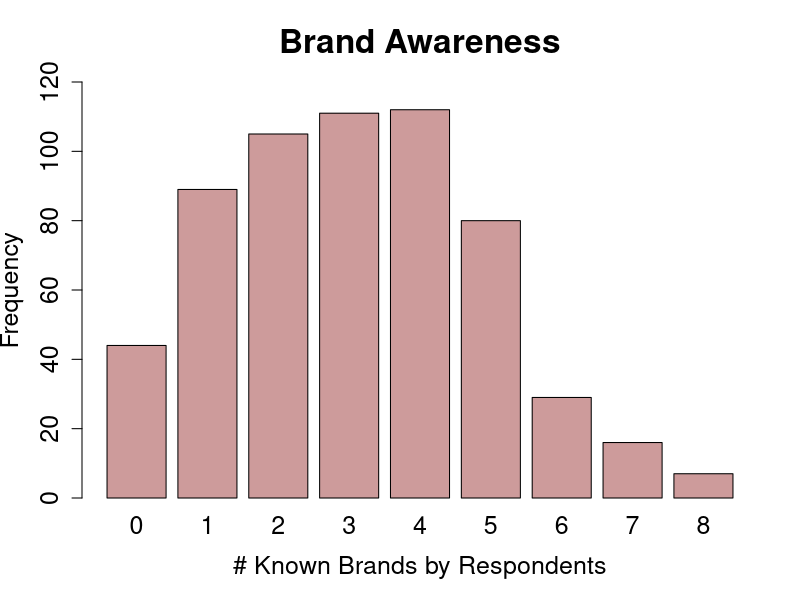
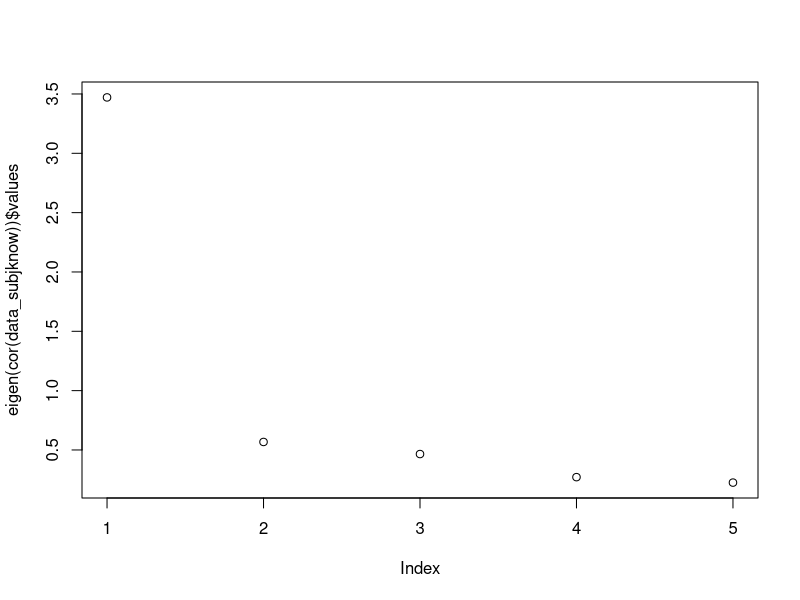
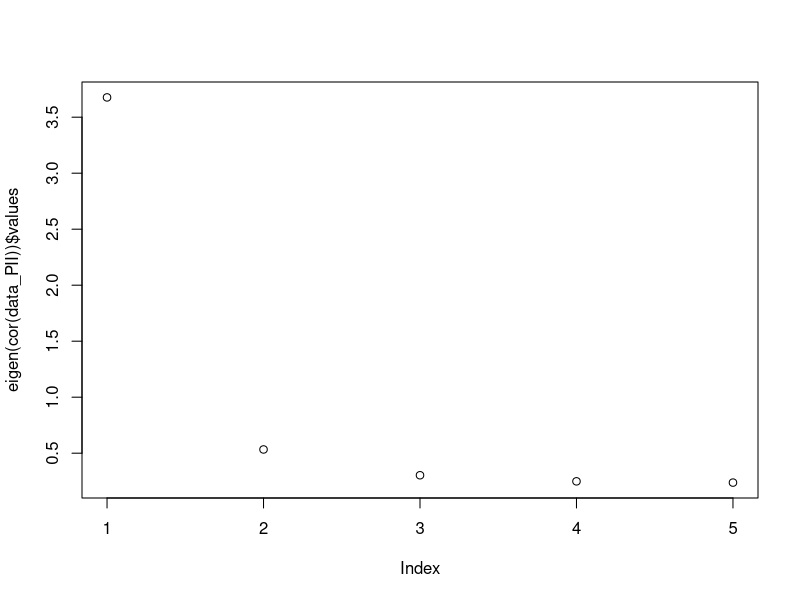
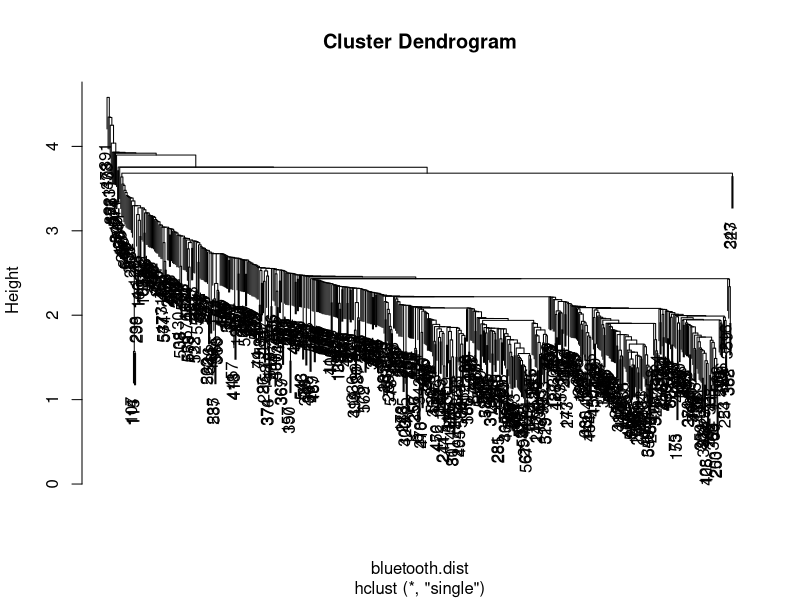
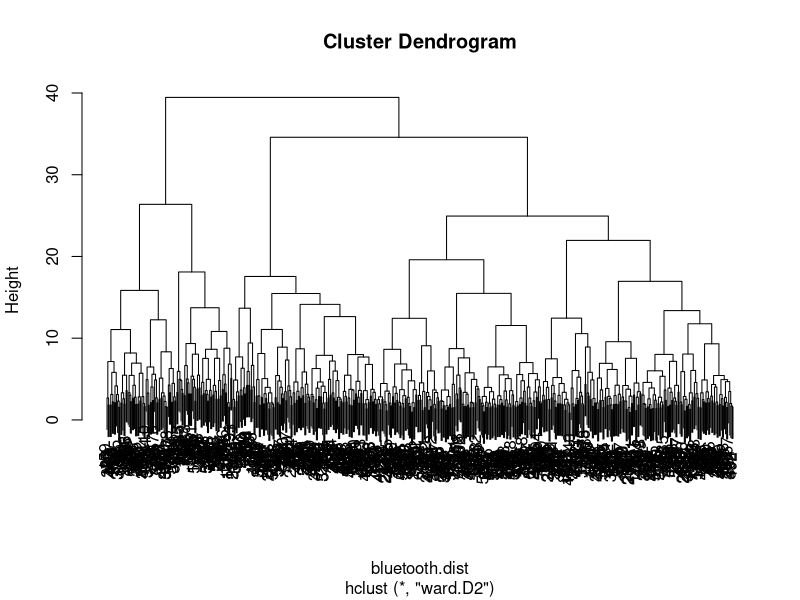
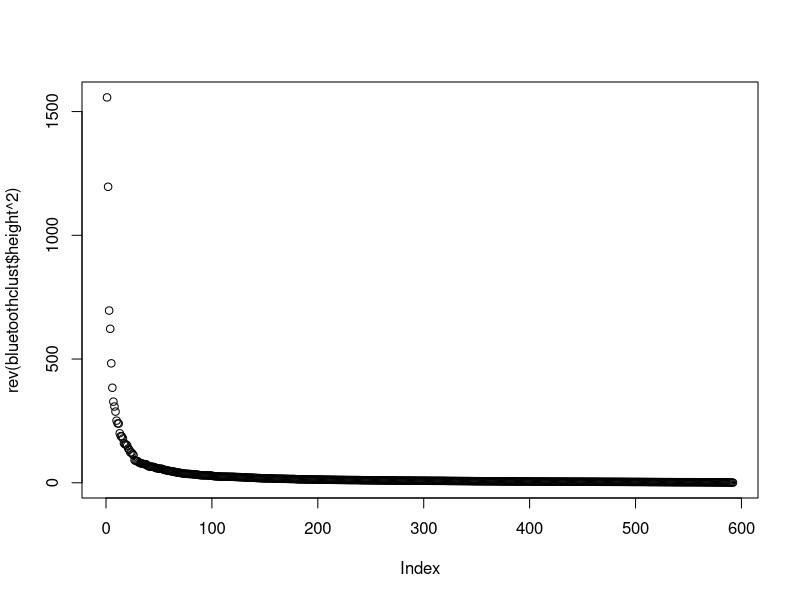
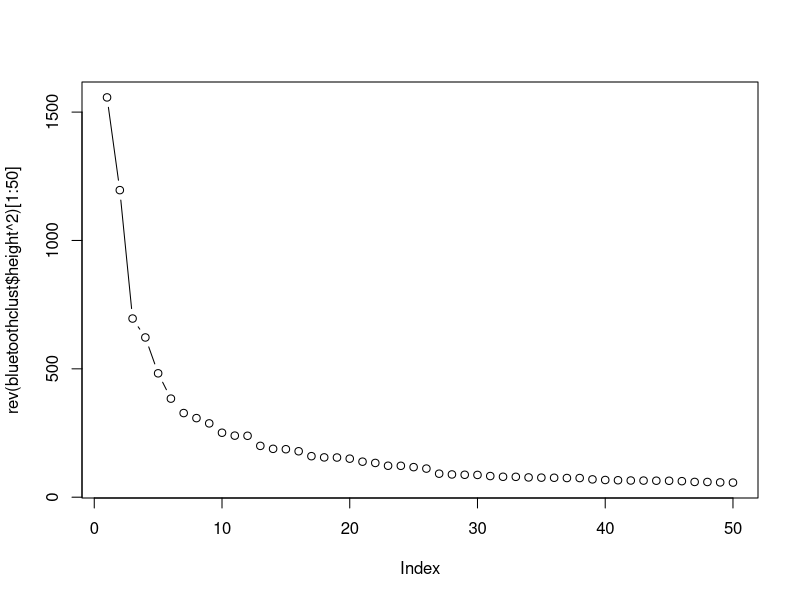
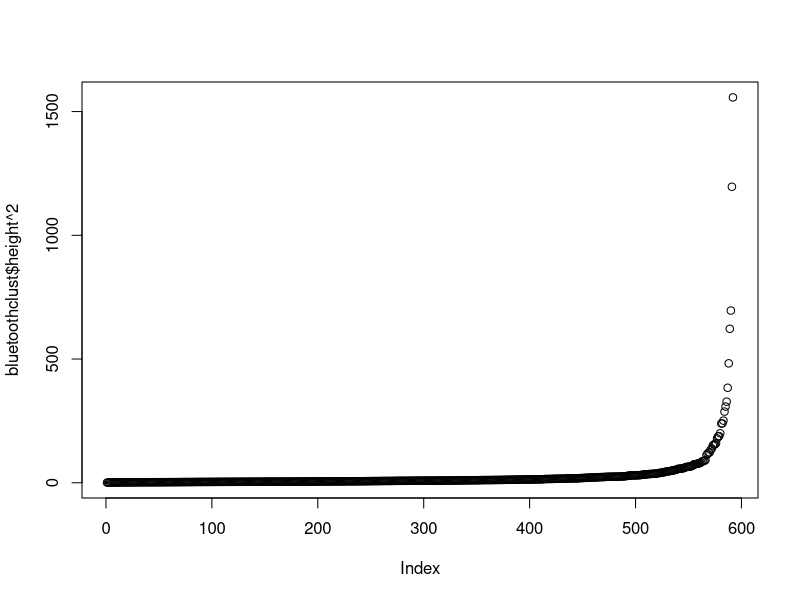

Recreate these plots in R, in order. (Note: this script raises an error after producing the figures.)
getwd()
setwd("~/Caci17/SWP3")

library(psych)
library(dplyr)

bluetooth <- read.csv("indivData.csv")

###---- Brand Awarenes ----

#bakalim kac kisi biliyormus
head <- c("Anker", "Bose", "JBL", "Philips", "Sony", "UE", "HarmanKardon", "Beats", "None", "Observations", "0", "1", "2", "3", "4", "5", "6", "7", "8", "Avr")

counts_general <- as.vector(rowSums(bluetooth[, c(4, 5, 6, 7, 8, 9, 10, 11)]))
#let's make a new column with counts general
bluetooth$brand_awareness <- as.factor(counts_general)
plot(bluetooth$brand_awareness, xlab="# Known Brands by Respondents", ylab = "Frequency", ylim=c(0,120), main = "Brand Awareness", col = "rosybrown3", cex.lab=1.5, cex.axis=1.5, cex.main=2, cex.sub=1.5, cex.names = 1.5)

general_sums <- c(sum(bluetooth$BrandAwareness_Anker), 
              sum(bluetooth$BrandAwareness_Bose),
              sum(bluetooth$BrandAwareness_JBL),
              sum(bluetooth$BrandAwareness_Philips),
              sum(bluetooth$BrandAwareness_Sony),
              sum(bluetooth$BrandAwareness_UE),
              sum(bluetooth$BrandAwareness_HarmanKardon),
              sum(bluetooth$BrandAwareness_Beats),
              sum(bluetooth$BrandAwareness_None),
              nrow(bluetooth),
              sum(counts_general == "0"),
              sum(counts_general == "1"),
              sum(counts_general == "2"),
              sum(counts_general == "3"),
              sum(counts_general == "4"),
              sum(counts_general == "5"),
              sum(counts_general == "6"),
              sum(counts_general == "7"),
              sum(counts_general == "8"),
              mean(counts_general)) #there is one person did not respond this question!

#hicbirini bilmiyorum diyen ama yine de baska markayi biliyorum diye isaretleyen olmus mu- olmamis baktim.

#cinsiyete gore ayiralim
female <- bluetooth[bluetooth$GenderLabel == "female", ]
male <- bluetooth[bluetooth$GenderLabel == "male", ]
no_gender_info <- bluetooth[bluetooth$GenderLabel == "Prefer not to answer", ]

counts_female <- as.vector(rowSums(female[, c(4, 5, 6, 7, 8, 9, 10, 11)]))
female_sums <- c(sum(female$BrandAwareness_Anker), 
                  sum(female$BrandAwareness_Bose),
                  sum(female$BrandAwareness_JBL),
                  sum(female$BrandAwareness_Philips),
                  sum(female$BrandAwareness_Sony),
                  sum(female$BrandAwareness_UE),
                  sum(female$BrandAwareness_HarmanKardon),
                  sum(female$BrandAwareness_Beats),
                  sum(female$BrandAwareness_None),
                  nrow(female),
                  sum(counts_female == "0"),
                  sum(counts_female == "1"),
                  sum(counts_female == "2"),
                  sum(counts_female == "3"),
                  sum(counts_female == "4"),
                  sum(counts_female == "5"),
                  sum(counts_female == "6"),
                  sum(counts_female == "7"),
                  sum(counts_female == "8"),
                  mean(counts_female))

counts_male <- as.vector(rowSums(male[, c(4, 5, 6, 7, 8, 9, 10, 11)]))
male_sums <- c(sum(male$BrandAwareness_Anker), 
                  sum(male$BrandAwareness_Bose),
                  sum(male$BrandAwareness_JBL),
                  sum(male$BrandAwareness_Philips),
                  sum(male$BrandAwareness_Sony),
                  sum(male$BrandAwareness_UE),
                  sum(male$BrandAwareness_HarmanKardon),
                  sum(male$BrandAwareness_Beats),
                  sum(male$BrandAwareness_None),
                  nrow(male),
                  sum(counts_male == "0"),
                  sum(counts_male == "1"),
                  sum(counts_male == "2"),
                  sum(counts_male == "3"),
                  sum(counts_male == "4"),
                  sum(counts_male == "5"),
                  sum(counts_male == "6"),
                  sum(counts_male == "7"),
                  sum(counts_male == "8"),
                  mean(counts_male))

counts_gender <- as.vector(rowSums(no_gender_info[, c(4, 5, 6, 7, 8, 9, 10, 11)]))
no_gender_sums <- c(sum(no_gender_info$BrandAwareness_Anker), 
                  sum(no_gender_info$BrandAwareness_Bose),
                  sum(no_gender_info$BrandAwareness_JBL),
                  sum(no_gender_info$BrandAwareness_Philips),
                  sum(no_gender_info$BrandAwareness_Sony),
                  sum(no_gender_info$BrandAwareness_UE),
                  sum(no_gender_info$BrandAwareness_HarmanKardon),
                  sum(no_gender_info$BrandAwareness_Beats),
                  sum(no_gender_info$BrandAwareness_None),
                  nrow(no_gender_info),
                  sum(counts_gender == "0"),
                  sum(counts_gender == "1"),
                  sum(counts_gender == "2"),
                  sum(counts_gender == "3"),
                  sum(counts_gender == "4"),
                  sum(counts_gender == "5"),
                  sum(counts_gender == "6"),
                  sum(counts_gender == "7"),
                  sum(counts_gender == "8"),
                  mean(counts_gender))
#by their occupation
employed <- bluetooth[bluetooth$OccupationLabel == "Employed",]
retired <- bluetooth[bluetooth$OccupationLabel == "Retired",]
selfemployed <- bluetooth[bluetooth$OccupationLabel == "Self-employed",]
student <- bluetooth[bluetooth$OccupationLabel == "Student",]
unemployed <- bluetooth[bluetooth$OccupationLabel == "Unemployed",]

counts_employed <- as.vector(rowSums(employed[, c(4, 5, 6, 7, 8, 9, 10, 11)]))
employed_sums <- c(sum(employed$BrandAwareness_Anker), 
                 sum(employed$BrandAwareness_Bose),
                 sum(employed$BrandAwareness_JBL),
                 sum(employed$BrandAwareness_Philips),
                 sum(employed$BrandAwareness_Sony),
                 sum(employed$BrandAwareness_UE),
                 sum(employed$BrandAwareness_HarmanKardon),
                 sum(employed$BrandAwareness_Beats),
                 sum(employed$BrandAwareness_None),
                 nrow(employed),
                 sum(counts_employed == "0"),
                 sum(counts_employed == "1"),
                 sum(counts_employed == "2"),
                 sum(counts_employed == "3"),
                 sum(counts_employed == "4"),
                 sum(counts_employed == "5"),
                 sum(counts_employed == "6"),
                 sum(counts_employed == "7"),
                 sum(counts_employed == "8"),
                 mean(counts_employed))

counts_retired <- as.vector(rowSums(retired[, c(4, 5, 6, 7, 8, 9, 10, 11)]))
retired_sums <- c(sum(retired$BrandAwareness_Anker), 
               sum(retired$BrandAwareness_Bose),
               sum(retired$BrandAwareness_JBL),
               sum(retired$BrandAwareness_Philips),
               sum(retired$BrandAwareness_Sony),
               sum(retired$BrandAwareness_UE),
               sum(retired$BrandAwareness_HarmanKardon),
               sum(retired$BrandAwareness_Beats),
               sum(retired$BrandAwareness_None),
               nrow(retired),
               sum(counts_retired == "0"),
               sum(counts_retired == "1"),
               sum(counts_retired == "2"),
               sum(counts_retired == "3"),
               sum(counts_retired == "4"),
               sum(counts_retired == "5"),
               sum(counts_retired == "6"),
               sum(counts_retired == "7"),
               sum(counts_retired == "8"),
               mean(counts_retired))

counts_selfemployed <- as.vector(rowSums(selfemployed[, c(4, 5, 6, 7, 8, 9, 10, 11)]))
selfemployed_sums <- c(sum(selfemployed$BrandAwareness_Anker), 
                    sum(selfemployed$BrandAwareness_Bose),
                    sum(selfemployed$BrandAwareness_JBL),
                    sum(selfemployed$BrandAwareness_Philips),
                    sum(selfemployed$BrandAwareness_Sony),
                    sum(selfemployed$BrandAwareness_UE),
                    sum(selfemployed$BrandAwareness_HarmanKardon),
                    sum(selfemployed$BrandAwareness_Beats),
                    sum(selfemployed$BrandAwareness_None),
                    nrow(selfemployed),
                    sum(counts_selfemployed == "0"),
                    sum(counts_selfemployed == "1"),
                    sum(counts_selfemployed == "2"),
                    sum(counts_selfemployed == "3"),
                    sum(counts_selfemployed == "4"),
                    sum(counts_selfemployed == "5"),
                    sum(counts_selfemployed == "6"),
                    sum(counts_selfemployed == "7"),
                    sum(counts_selfemployed == "8"),
                    mean(counts_selfemployed))

counts_student <- as.vector(rowSums(student[, c(4, 5, 6, 7, 8, 9, 10, 11)]))
student_sums <- c(sum(student$BrandAwareness_Anker), 
                      sum(student$BrandAwareness_Bose),
                      sum(student$BrandAwareness_JBL),
                      sum(student$BrandAwareness_Philips),
                      sum(student$BrandAwareness_Sony),
                      sum(student$BrandAwareness_UE),
                      sum(student$BrandAwareness_HarmanKardon),
                      sum(student$BrandAwareness_Beats),
                      sum(student$BrandAwareness_None),
                      nrow(student),
                      sum(counts_student == "0"),
                      sum(counts_student == "1"),
                      sum(counts_student == "2"),
                      sum(counts_student == "3"),
                      sum(counts_student == "4"),
                      sum(counts_student == "5"),
                      sum(counts_student == "6"),
                      sum(counts_student == "7"),
                      sum(counts_student == "8"),
                      mean(counts_student))

counts_unemployed <- as.vector(rowSums(unemployed[, c(4, 5, 6, 7, 8, 9, 10, 11)]))
unemployed_sums <- c(sum(unemployed$BrandAwareness_Anker), 
                       sum(unemployed$BrandAwareness_Bose),
                       sum(unemployed$BrandAwareness_JBL),
                       sum(unemployed$BrandAwareness_Philips),
                       sum(unemployed$BrandAwareness_Sony),
                       sum(unemployed$BrandAwareness_UE),
                       sum(unemployed$BrandAwareness_HarmanKardon),
                       sum(unemployed$BrandAwareness_Beats),
                       sum(unemployed$BrandAwareness_None),
                       nrow(unemployed),
                       sum(counts_unemployed == "0"),
                       sum(counts_unemployed == "1"),
                       sum(counts_unemployed == "2"),
                       sum(counts_unemployed == "3"),
                       sum(counts_unemployed == "4"),
                       sum(counts_unemployed == "5"),
                       sum(counts_unemployed == "6"),
                       sum(counts_unemployed == "7"),
                       sum(counts_unemployed == "8"),
                       mean(counts_unemployed))

#by income
levels(bluetooth$IncomeLabel)
#we have 8 levels, 1 to 7 is going in an increasing scale, while 8 is not specified 
bluetooth$Income <- as.factor(bluetooth$Income)
income1 <- bluetooth[bluetooth$Income == "1",]
income2 <- bluetooth[bluetooth$Income == "2",]
income3 <- bluetooth[bluetooth$Income == "3",]
income4 <- bluetooth[bluetooth$Income == "4",]
income5 <- bluetooth[bluetooth$Income == "5",]
income6 <- bluetooth[bluetooth$Income == "6",]
income7 <- bluetooth[bluetooth$Income == "7",]
income8 <- bluetooth[bluetooth$Income == "8",]


counts_income1 <- as.vector(rowSums(income1[, c(4, 5, 6, 7, 8, 9, 10, 11)]))
income1_sums <- c(sum(income1$BrandAwareness_Anker), 
                     sum(income1$BrandAwareness_Bose),
                     sum(income1$BrandAwareness_JBL),
                     sum(income1$BrandAwareness_Philips),
                     sum(income1$BrandAwareness_Sony),
                     sum(income1$BrandAwareness_UE),
                     sum(income1$BrandAwareness_HarmanKardon),
                     sum(income1$BrandAwareness_Beats),
                     sum(income1$BrandAwareness_None),
                     nrow(income1),
                     sum(counts_income1 == "0"),
                     sum(counts_income1 == "1"),
                     sum(counts_income1 == "2"),
                     sum(counts_income1 == "3"),
                     sum(counts_income1 == "4"),
                     sum(counts_income1 == "5"),
                     sum(counts_income1 == "6"),
                     sum(counts_income1 == "7"),
                     sum(counts_income1 == "8"),
                     mean(counts_income1))

counts_income2 <- as.vector(rowSums(income2[, c(4, 5, 6, 7, 8, 9, 10, 11)]))
income2_sums <- c(sum(income2$BrandAwareness_Anker), 
                     sum(income2$BrandAwareness_Bose),
                     sum(income2$BrandAwareness_JBL),
                     sum(income2$BrandAwareness_Philips),
                     sum(income2$BrandAwareness_Sony),
                     sum(income2$BrandAwareness_UE),
                     sum(income2$BrandAwareness_HarmanKardon),
                     sum(income2$BrandAwareness_Beats),
                     sum(income2$BrandAwareness_None),
                     nrow(income2),
                     sum(counts_income2 == "0"),
                     sum(counts_income2 == "1"),
                     sum(counts_income2 == "2"),
                     sum(counts_income2 == "3"),
                     sum(counts_income2 == "4"),
                     sum(counts_income2 == "5"),
                     sum(counts_income2 == "6"),
                     sum(counts_income2 == "7"),
                     sum(counts_income2 == "8"),
                     mean(counts_income2))


counts_income3 <- as.vector(rowSums(income3[, c(4, 5, 6, 7, 8, 9, 10, 11)]))
income3_sums <- c(sum(income3$BrandAwareness_Anker), 
                     sum(income3$BrandAwareness_Bose),
                     sum(income3$BrandAwareness_JBL),
                     sum(income3$BrandAwareness_Philips),
                     sum(income3$BrandAwareness_Sony),
                     sum(income3$BrandAwareness_UE),
                     sum(income3$BrandAwareness_HarmanKardon),
                     sum(income3$BrandAwareness_Beats),
                     sum(income3$BrandAwareness_None),
                     nrow(income3),
                     sum(counts_income3 == "0"),
                     sum(counts_income3 == "1"),
                     sum(counts_income3 == "2"),
                     sum(counts_income3 == "3"),
                     sum(counts_income3 == "4"),
                     sum(counts_income3 == "5"),
                     sum(counts_income3 == "6"),
                     sum(counts_income3 == "7"),
                     sum(counts_income3 == "8"),
                     mean(counts_income3))

counts_income4 <- as.vector(rowSums(income4[, c(4, 5, 6, 7, 8, 9, 10, 11)]))
income4_sums <- c(sum(income4$BrandAwareness_Anker), 
                     sum(income4$BrandAwareness_Bose),
                     sum(income4$BrandAwareness_JBL),
                     sum(income4$BrandAwareness_Philips),
                     sum(income4$BrandAwareness_Sony),
                     sum(income4$BrandAwareness_UE),
                     sum(income4$BrandAwareness_HarmanKardon),
                     sum(income4$BrandAwareness_Beats),
                     sum(income4$BrandAwareness_None),
                     nrow(income4),
                     sum(counts_income4 == "0"),
                     sum(counts_income4 == "1"),
                     sum(counts_income4 == "2"),
                     sum(counts_income4 == "3"),
                     sum(counts_income4 == "4"),
                     sum(counts_income4 == "5"),
                     sum(counts_income4 == "6"),
                     sum(counts_income4 == "7"),
                     sum(counts_income4 == "8"),
                     mean(counts_income4))

counts_income5 <- as.vector(rowSums(income5[, c(4, 5, 6, 7, 8, 9, 10, 11)]))
income5_sums <- c(sum(income5$BrandAwareness_Anker), 
                     sum(income5$BrandAwareness_Bose),
                     sum(income5$BrandAwareness_JBL),
                     sum(income5$BrandAwareness_Philips),
                     sum(income5$BrandAwareness_Sony),
                     sum(income5$BrandAwareness_UE),
                     sum(income5$BrandAwareness_HarmanKardon),
                     sum(income5$BrandAwareness_Beats),
                     sum(income5$BrandAwareness_None),
                     nrow(income5),
                     sum(counts_income5 == "0"),
                     sum(counts_income5 == "1"),
                     sum(counts_income5 == "2"),
                     sum(counts_income5 == "3"),
                     sum(counts_income5 == "4"),
                     sum(counts_income5 == "5"),
                     sum(counts_income5 == "6"),
                     sum(counts_income5 == "7"),
                     sum(counts_income5 == "8"),
                     mean(counts_income5))

counts_income6 <- as.vector(rowSums(income6[, c(4, 5, 6, 7, 8, 9, 10, 11)]))
income6_sums <- c(sum(income6$BrandAwareness_Anker), 
                     sum(income6$BrandAwareness_Bose),
                     sum(income6$BrandAwareness_JBL),
                     sum(income6$BrandAwareness_Philips),
                     sum(income6$BrandAwareness_Sony),
                     sum(income6$BrandAwareness_UE),
                     sum(income6$BrandAwareness_HarmanKardon),
                     sum(income6$BrandAwareness_Beats),
                     sum(income6$BrandAwareness_None),
                     nrow(income6),
                     sum(counts_income6 == "0"),
                     sum(counts_income6 == "1"),
                     sum(counts_income6 == "2"),
                     sum(counts_income6 == "3"),
                     sum(counts_income6 == "4"),
                     sum(counts_income6 == "5"),
                     sum(counts_income6 == "6"),
                     sum(counts_income6 == "7"),
                     sum(counts_income6 == "8"),
                     mean(counts_income6))

counts_income7 <- as.vector(rowSums(income7[, c(4, 5, 6, 7, 8, 9, 10, 11)]))
income7_sums <- c(sum(income7$BrandAwareness_Anker), 
                     sum(income7$BrandAwareness_Bose),
                     sum(income7$BrandAwareness_JBL),
                     sum(income7$BrandAwareness_Philips),
                     sum(income7$BrandAwareness_Sony),
                     sum(income7$BrandAwareness_UE),
                     sum(income7$BrandAwareness_HarmanKardon),
                     sum(income7$BrandAwareness_Beats),
                     sum(income7$BrandAwareness_None),
                     nrow(income7),
                     sum(counts_income7 == "0"),
                     sum(counts_income7 == "1"),
                     sum(counts_income7 == "2"),
                     sum(counts_income7 == "3"),
                     sum(counts_income7 == "4"),
                     sum(counts_income7 == "5"),
                     sum(counts_income7 == "6"),
                     sum(counts_income7 == "7"),
                     sum(counts_income7 == "8"),
                     mean(counts_income7))

counts_income8 <- as.vector(rowSums(income8[, c(4, 5, 6, 7, 8, 9, 10, 11)]))
income8_sums <- c(sum(income8$BrandAwareness_Anker), 
                     sum(income8$BrandAwareness_Bose),
                     sum(income8$BrandAwareness_JBL),
                     sum(income8$BrandAwareness_Philips),
                     sum(income8$BrandAwareness_Sony),
                     sum(income8$BrandAwareness_UE),
                     sum(income8$BrandAwareness_HarmanKardon),
                     sum(income8$BrandAwareness_Beats),
                     sum(income8$BrandAwareness_None),
                     nrow(income8),
                     sum(counts_income8 == "0"),
                     sum(counts_income8 == "1"),
                     sum(counts_income8 == "2"),
                     sum(counts_income8 == "3"),
                     sum(counts_income8 == "4"),
                     sum(counts_income8 == "5"),
                     sum(counts_income8 == "6"),
                     sum(counts_income8 == "7"),
                     sum(counts_income8 == "8"),
                     mean(counts_income8))

total_matrix <- rbind(general_sums,female_sums, male_sums, no_gender_sums ,
           employed_sums, retired_sums, selfemployed_sums, student_sums, unemployed_sums,
           income1_sums, income2_sums, income3_sums, income4_sums, income5_sums, income6_sums, income7_sums, income8_sums)
colnames(total_matrix) <- head
total_matrix

#write.csv(total_matrix, "file.csv")


### RELATIVE IMPORTANT FACTORS ANALYSIS - 0rki ORKUN

# genel data da insanlar neyi onemsemis, en fazla degerler vs....
relImportanceEveryone <- cbind(summary(bluetooth$RelImp_battery), summary(bluetooth$RelImp_price),
                       summary(bluetooth$RelImp_weight), summary(bluetooth$RelImp_sound) )
colnames(relImportanceEveryone) <- (cbind('Battery', 'Price', 'Weight', 'Sound'))

mean(x = sort(x = bluetooth$RelImp_weight)[-c(1, length(x = bluetooth$RelImp_weight))])

# sonra bu aynisini farkli yas-income-bilgi vs. gruplari icin yapilsin.

# relImportancePriceGroupedbyBrandAwareness <- bluetooth %>% group_by(BrandAwareness_Anker, BrandAwareness_Bose,
#                                                       BrandAwareness_JBL, BrandAwareness_Philips,
#                                                       BrandAwareness_Sony, BrandAwareness_UE,
#                                                       BrandAwareness_HarmanKardon, BrandAwareness_Beats,
# BrandAwareness_Beats, BrandAwareness_None) %>% summarise('Price Mean' = mean(RelImp_price))
# brand awareness a gore grouplamak cok anlamli bi sey cikarmiyo...

relImportancePrice_groupedbyAge <- bluetooth %>% group_by(Age) %>% summarise('Price Mean' = mean(RelImp_price))
relImportanceSound_groupedbyAge <- bluetooth %>% group_by(Age) %>% summarise('Sound Mean' = mean(RelImp_sound))
relImportanceBattery_groupedbyAge <- bluetooth %>% group_by(Age) %>% summarise('Battery Mean' = mean(RelImp_battery))
relImportanceWeight_groupedbyAge <- bluetooth %>% group_by(Age) %>% summarise('Weight Mean' = mean(RelImp_weight))


RelImportance_groupedbyAge<- cbind(relImportancePrice_groupedbyAge,
                                   relImportanceSound_groupedbyAge,
                                   relImportanceBattery_groupedbyAge,
                                   relImportanceWeight_groupedbyAge)
RelImportance_groupedbyAge <- RelImportance_groupedbyAge[, cbind(-3,-5,-7)]
RelImportance_groupedbyAge

write.table(RelImportance_groupedbyAge,file="RelImportance_groupedbyAge.txt", sep = '|')

relImportancePrice_groupedbyIncome <- bluetooth %>% group_by(Income) %>% summarise('Price Mean' = mean(RelImp_price))
relImportanceSound_groupedbyIncome <- bluetooth %>% group_by(Income) %>% summarise('Sound Mean' = mean(RelImp_sound))
relImportanceBattery_groupedbyIncome <- bluetooth %>% group_by(Income) %>% summarise('Battery Mean' = mean(RelImp_battery))
relImportanceWeight_groupedbyIncome <- bluetooth %>% group_by(Income) %>% summarise('Weight Mean' = mean(RelImp_weight))

RelImportance_groupedbyIncome<- cbind(relImportancePrice_groupedbyIncome,
                                      relImportanceSound_groupedbyIncome,
                                      relImportanceBattery_groupedbyIncome,
                                      relImportanceWeight_groupedbyIncome)
RelImportance_groupedbyIncome <- RelImportance_groupedbyIncome[, cbind(-3,-5,-7)]
RelImportance_groupedbyIncome

write.table(RelImportance_groupedbyIncome,file="RelImportance_groupedbyIncome.txt", sep = '|')


# TO-DO: otomatize edilebilir regex kullanilarak, kafam basmadi suan
# for (attribute in regexpr('RelImp_*', colnames(bluetooth))) {
#   hist(bluetooth$attribute, freq = FALSE)
#   lines(density(bluetooth$attribute))
# }

png("RelativeImportanceHistograms.png")

par(mfrow=c(2, 2)) # aslinda 2ye 2lik bir grafik template i aciyor

hist(bluetooth$RelImp_battery, freq = TRUE, main = 'Battery' , xlab = 'Relative Importance')

hist(bluetooth$RelImp_price, freq = TRUE, main = 'Price', xlab = 'Relative Importance')

hist(bluetooth$RelImp_weight, freq = TRUE, main = 'Weight', xlab = 'Relative Importance')

hist(bluetooth$RelImp_sound, freq = TRUE, main = 'Sound', xlab = 'Relative Importance')

mtext('Histograms of Relative Importances', outer = TRUE, cex = 1.5)

dev.off() 

# Open a png file
png("RelativeImportanceHistograms.png")

par(mfrow=c(2, 2)) # aslinda 2ye 2lik bir grafik template i aciyor

hist(bluetooth$RelImp_battery, freq = FALSE, main = 'Battery' , xlab = 'Relative Importance')
lines(density(bluetooth$RelImp_battery, adjust=2),
      col="darkgreen", lwd=2, lty= "dotted" )

hist(bluetooth$RelImp_price, freq = FALSE, main = 'Price', xlab = 'Relative Importance')
lines(density(bluetooth$RelImp_price, adjust=2),
      col="darkgreen", lwd=2, lty= "dotted" )

hist(bluetooth$RelImp_weight, freq = FALSE, main = 'Weight', xlab = 'Relative Importance')
lines(density(bluetooth$RelImp_weight, adjust=2),
      col="darkgreen", lwd=2, lty= "dotted" )

hist(bluetooth$RelImp_sound, freq = FALSE, main = 'Sound', xlab = 'Relative Importance')
lines(density(bluetooth$RelImp_sound, adjust=2),
      col="darkgreen", lwd=2, lty= "dotted" )

mtext('Distribution of Relative Importances', outer = TRUE, cex = 1.5)

# Close the png file
dev.off() 

table(bluetooth$Own)

#######              KNOWLEDGE ABOUT SPEAKERS

#1: I know pretty much
#2: not very knowledgeable
#3: expert (among the circle of friends)
#4: I know less (compared to most other people)
#5: I really don???t know
library(tidyverse)
library(dplyr)
library(plyr)
data_subjknow <- bluetooth %>% 
  select(starts_with("SubjKnow"))

####      FACTOR ANALYSIS
# Eigenvalue -- finding the optimal number of factors
eigen(cor(data_subjknow))$values
plot(eigen(cor(data_subjknow))$values) # 1 tane factor yap diyor, ilk eigenvalue: 3,47, ikinci: 0.56
fa<-fa(data_subjknow,method=mle,scores='tenBerge',
       nfactors=1, rotate ="varimax")
fa
bluetooth$fa <- fa$scores

###      IntentToBuy'a gore : 
# Cok bilenler almaya daha mi meyilli?
scores<-aggregate(fa$scores, by=list(bluetooth$IntentToBuy),mean, na.rm=TRUE)
scores

# scores: IntentToBuy = 0 icin -0.075 , IntentToBuy = 1 icin 0.150, 
# bu cok bilenler almaya daha meyilli, such finding!! 


###     Relative Importance'a gore :
# Cok bilenler neye onem veriyor?

data_relimp <- bluetooth %>%
  select(starts_with("RelImp"))

bluetooth$RelImp <- colnames(data_relimp)[apply(data_relimp,1,which.max)]

scores<-aggregate(fa$scores, by=list(bluetooth$RelImp),mean, na.rm=TRUE)
scores
scores_sorted <- scores[order(scores[, "MR1"]), , drop = FALSE]
scores_sorted

# burda en buyuk deger buyukten kucuge : sound , battery , price , weight ( 0.17 , -0.018 , -0.148 , -0.69)
# yani en cok bilenler, relative importance larini ustteki siraya gore belirlemisler.

###     Gender'a gore : 
# Cok bilenlerin cinsiyeti ne? 

scores<-aggregate(fa$scores, by=list(bluetooth$GenderLabel),mean, na.rm=TRUE)
scores
scores_sorted <- scores[order(scores[, "MR1"]), , drop = FALSE]
scores_sorted

# burda en buyuk deger buyukten kucuge : male, no answer, female ( 0.35 , -0.119, -0.44)
# yani en cok bilenlerin sirasi yukaridaki gibi.


###     Age'e gore : 
# Cok bilenlerin yasi ne? 

levels(bluetooth$AgeLabel)
# 8 level var, "1": <18 ve "8": >=50
scores<-aggregate(fa$scores, by=list(bluetooth$AgeLabel),mean, na.rm=TRUE)
scores
scores_sorted <- scores[order(scores[, "MR1"]), , drop = FALSE]
scores_sorted

# karisik biraz 25-40 arasi daha cok biliyor, bi de 18 yas alti

###     Residence'a gore : 
# Cok bilenler nerde yasiyor? 

levels(bluetooth$Residence)
# 38 level var.
scores<-aggregate(fa$scores, by=list(bluetooth$Residence),mean, na.rm=TRUE)
scores
scores_sorted <- scores[order(scores[, "MR1"]), , drop = FALSE]
scores_sorted

# en cok bilen uclu: Macedonia, Iran, Spain
# en az bilen uclu: Portugal, Serbia, Ukraine


###     Occupation'a gore : 
# Cok bilenler nerde yasiyor? 

levels(bluetooth$OccupationLabel)
# 5 level var.
scores<-aggregate(fa$scores, by=list(bluetooth$OccupationLabel),mean, na.rm=TRUE)
scores
scores_sorted <- scores[order(scores[, "MR1"]), , drop = FALSE]
scores_sorted

# Cok bilenden az bilene : student, self-employed, employed, unemployed, retired


###     Education'a gore : 
# Cok bilenler ne kadar egitimli? 

levels(bluetooth$EducationLabel)
# 5 level var.
scores<-aggregate(fa$scores, by=list(bluetooth$EducationLabel),mean, na.rm=TRUE)
scores
scores_sorted <- scores[order(scores[, "MR1"]), , drop = FALSE]
scores_sorted

# Cok bilenden az bilene : undergraduate, graduate, high school, other, less than high school


###     Income'a gore : 
# Cok bilenler ne kadar parasi var? 

levels(bluetooth$IncomeLabel)
# 8 level var.
scores<-aggregate(fa$scores, by=list(bluetooth$IncomeLabel),mean, na.rm=TRUE)
scores
scores_sorted <- scores[order(scores[, "MR1"]), , drop = FALSE]
scores_sorted

# Cok bilenden az bilene : zenginler daha cok biliyor genelde :)

table(bluetooth$Own)


####                  IS IT IMPORTANT?

#1: important
#2: mean nothing
#3: matter
#4: significant
#5: no concern

data_PII <- bluetooth %>%
  select(starts_with("PII"))

####       FACTOR ANALYSIS
# Eigenvalue -- finding the optimal number of factors
eigen(cor(data_PII))$values
plot(eigen(cor(data_PII))$values) # 1 tane factor yap diyor, ilk eigenvalue: 3,47, ikinci: 0.56
fa2<-fa(data_PII,method=mle,scores='tenBerge',
       nfactors=1, rotate ="varimax")
fa2
bluetooth$fa2 <- fa2$scores

###      IntentToBuy'a gore : 
# Cok onem verenler almaya daha mi meyilli?
scores<-aggregate(fa2$scores, by=list(bluetooth$IntentToBuy),mean, na.rm=TRUE)
scores

# scores: IntentToBuy = 0 icin -0.139 , IntentToBuy = 1 icin 0.278, 
# bu cok bilenler almaya daha meyilli.


###       Relative Importance'a gore : 
# Cok onem verenler neye onem veriyor?

scores<-aggregate(fa2$scores, by=list(bluetooth$RelImp),mean, na.rm=TRUE)
scores

# RelImp_battery : 1
# RelImp_weight : 2
# RelImp_price : 3
# RelImp_sound : 4

# burda en buyuk deger buyukten kucuge : sound , battery , price , weight ( 0.202 , -0.079 , -0.19 , -0.41)
# yani en cok onem verenler, relative importance larini ustteki siraya gore belirlemisler.

###     Gender'a gore : 
# Cok bilenlerin cinsiyeti ne? 

scores<-aggregate(fa2$scores, by=list(bluetooth$GenderLabel),mean, na.rm=TRUE)
scores
scores_sorted <- scores[order(scores[, "MR1"]), , drop = FALSE]
scores_sorted

# burda en buyuk deger buyukten kucuge : male, no answer, female ( 0.35 , -0.119, -0.44)
# yani en cok bilenlerin sirasi yukaridaki gibi.


###     Age'e gore : 
# Cok onem verenlerin yasi ne? 

levels(bluetooth$AgeLabel)
# 8 level var, "1": <18 ve "8": >=50
scores<-aggregate(fa2$scores, by=list(bluetooth$AgeLabel),mean, na.rm=TRUE)
scores
scores_sorted <- scores[order(scores[, "MR1"]), , drop = FALSE]
scores_sorted

# onem verenler 18 yas alti ve 18-29, 
# cok bilenlerle karsilastirinca biraz komik, cok bilenler 25-40 arasi genelde :) 



###     Residence'a gore : 
# Cok onem verenler nerde yasiyor? 

levels(bluetooth$Residence)
# 38 level var.
scores<-aggregate(fa2$scores, by=list(bluetooth$Residence),mean, na.rm=TRUE)
scores
scores_sorted <- scores[order(scores[, "MR1"]), , drop = FALSE]
scores_sorted

# en cok onem veren uclu: Macedonia, Brazil, Spain
# en az onem veren uclu: Syria, Benin, China


###     Occupation'a gore : 
# Cok onem verenler nap??yor? :)

levels(bluetooth$OccupationLabel)
# 5 level var.
scores<-aggregate(fa2$scores, by=list(bluetooth$OccupationLabel),mean, na.rm=TRUE)
scores
scores_sorted <- scores[order(scores[, "MR1"]), , drop = FALSE]
scores_sorted

# Cok bilenden az bilene : student, self-employed, employed, unemployed, retired


###     Education'a gore : 
# Cok onem verenler ne kadar egitimli? 

levels(bluetooth$EducationLabel)
# 5 level var.
scores<-aggregate(fa2$scores, by=list(bluetooth$EducationLabel),mean, na.rm=TRUE)
scores
scores_sorted <- scores[order(scores[, "MR1"]), , drop = FALSE]
scores_sorted

# Cok bilenden az bilene : other, undergraduate, high school, graduate, less than high school


###     Income'a gore : 
# Cok onem verenlerin ne kadar parasi var? 

levels(bluetooth$IncomeLabel)
# 8 level var.
scores<-aggregate(fa2$scores, by=list(bluetooth$IncomeLabel),mean, na.rm=TRUE)
scores
scores_sorted <- scores[order(scores[, "MR1"]), , drop = FALSE]
scores_sorted

# Cok onem verenden az verene : karisik biraz, middle income? :)


#### CLUSTERING


# Cluster Persons from bluetooth speaker questionaire
table(bluetooth$Own)
library(stringr)

bluetooth <- bluetooth[,!str_detect(colnames(bluetooth), "Label")]
bluetooth$RelImp <- NULL
bluetooth$id <- NULL
bluetooth$Residence <- NULL

bluetooth$Income <- as.numeric(bluetooth$Income)
bluetooth$Income[bluetooth$Income == 8] <- median(bluetooth$Income[bluetooth$Income != 8])
bluetooth$brand_awareness <- as.numeric(bluetooth$brand_awareness)                    
                                           
colnames(bluetooth[,-(2:20)])
str(bluetooth[,-(2:20)])
bluetooth.dist<-dist(apply(bluetooth[,-(2:20)],2,scale)) 
str(bluetooth.dist)
bluetooth.dist

table(bluetooth$Own)

as.matrix(bluetooth.dist)[1:5,1:5]

bluetoothclust <- hclust(bluetooth.dist, method ="single")
plot(bluetoothclust)
bluetoothclust <- hclust(bluetooth.dist, method ="ward.D2")
plot(bluetoothclust)

bluetoothclust.segment <- cutree(bluetoothclust, k=6)
str(bluetoothclust.segment)

table(bluetoothclust.segment)

seg.summ <- function (data,groups) {
  aggregate(data,list(groups), function (x) mean(as.numeric(x)))
}

seg.summ(bluetooth[,-(2:20)],bluetoothclust.segment)

plot(rev(bluetoothclust$height^2))
plot(rev(bluetoothclust$height^2)[1:50], type="b")
plot(bluetoothclust$height^2)

bluetoothclust$height

# K-Means

cor(bluetooth[,-(3:21)])
corrplot::corrplot(cor(bluetooth[,-(2:20)]))

set.seed (12345) 
seg.k <- kmeans(bluetooth.dist , centers =10)
seg.k

seg.summ <- function (data,groups) {
  aggregate(data,list(groups), function (x) mean(as.numeric(x)))
}

seg.summ <-seg.summ (bluetooth[,-(2:20)] , seg.k$cluster )
seg.summ

boxplot(bluetooth$Income~seg.k$cluster ,
        xlab ="Income", ylab ="Segment",
        horizontal = TRUE )
library ( cluster )
clusplot(bluetooth[,-(2:20)] , seg.k$cluster , color =TRUE , shade =TRUE ,
         labels =4, lines =0, main ="K- means cluster plot ")

table(seg.k$cluster)


### ---- Other Descriptive Analytics (Kodlarimiz karismasin diye section actim buraya) ----

#code code


####### EDA - pca de yaptim factor analysis yaninda, bence kullanmicaz ama silmiyim dedim.
## PCA - two factors 
#pca_2factor<-principal(data_subjknow, nfactors=2, rotate ="varimax")
#pca_2factor
# 1, 2, 4 ve 5 factor oldu, 3 ayri kaldi.

#head(pca_2factor$scores)
#t(pca_2factor$scores)%*%pca_2factor$scores/(nrow(data_subjknow)-1) # show that factors are uncorrelated

# PCA - two factors - plot 
# burda IntentToBuy'a bak??nca, ??ok bilenler almaya daha meyilli gibi bi ??ey cikarmaya calisiyorum.
#scores <- aggregate(pca_2factor$scores, by=list(bluetooth$IntentToBuy), mean, na.rm=TRUE)
#x <- scores[,2]
#y <- scores[,3]
#plot(x, y, xlab = "Coordinate 1", ylab = "Coordinate 2", main = "Metric MDS", 
# pch = 19, ylim = c(-2, 2), xlim = c(-2, 2))
#text(x, y, labels = scores[,1], cex = 1, pos = 4)
#abline(h = 0, v = 0, col = "grey")

## PCA - three factors 
#pca_3factor<-principal(data_subjknow, nfactors=3, rotate ="varimax")
#pca_3factor
# 1, 2 ve 5 factor oldu, 3 ayri bir factor, 4 ayri bir factor oldu.
#3
#head(pca_3factor$scores)
#t(pca_3factor$scores)%*%pca_3factor$scores/(nrow(data_subjknow)-1) # show that factors are uncorrelated

#scores<-aggregate(pca_3factor$scores, by=list(bluetooth$IntentToBuy),mean, na.rm=TRUE)
#scores

#dist.factor <- dist(scores[,-c(1)])
#dist.factor

###### ERROR SHOW ########
#fit.factor <- cmdscale(dist.factor, k = 2) # burda error veriyor, 3 factor'un 2 boyutlu izdusumunu cikaramiyorum.
# variable say??s?? 2, az diye mi oyle oluyor?
#fit.factor

#x.factor <- fit.factor[,1]
#y.factor <- fit.factor[,2]

#plot(x.factor, y.factor, xlab = "Coordinate 1", ylab = "Coordinate 2", main = "Metric MDS", 
#    pch = 19, ylim = c(-3, 3), xlim = c(-3, 3))
#text(x.factor, y.factor, labels = hscores[,1], cex = 1, pos = 4)
#abline(h = 0, v = 0, col = "grey")


## PCA
#pca_2factor<-principal(data_PII, nfactors=2, rotate ="varimax")
#pca_2factor
# 1, 2, 3 ve 4 factor oldu, 5 ayri kaldi.

#head(pca_2factor$scores)
#t(pca_2factor$scores)%*%pca_2factor$scores/(nrow(data_subjknow)-1) # show that factors are uncorrelated

#scores <- aggregate(pca_2factor$scores, by=list(bluetooth$IntentToBuy), mean, na.rm=TRUE)
#x <- scores[,2]
#y <- scores[,3]
#plot(x, y, xlab = "Coordinate 1", ylab = "Coordinate 2", main = "Metric MDS", 
#     pch = 19, ylim = c(-2, 2), xlim = c(-2, 2))
#text(x, y, labels = scores[,1], cex = 1, pos = 4)
#abline(h = 0, v = 0, col = "grey")


#pca_3factor<-principal(data_PII, nfactors=3, rotate ="varimax")
#pca_3factor
# 1, 3 ve 4 factor oldu, 2 ayri bir factor, 5 ayri bir factor oldu.

#head(pca_3factor$scores)
#t(pca_3factor$scores)%*%pca_3factor$scores/(nrow(data_subjknow)-1) # show that factors are uncorrelated

############################################################################################
#####      KNOWLEGDE VE IMPORTANCE FACTORLERI COK YAK??N SONUC VERIYOR, BEN HEPSINI KOMPLE MI FACTORLESEM? HE HE :)

data_factor <- bluetooth %>%
  select(starts_with("SubjKnow"),
         starts_with("PII"))

# Eigenvalue -- finding the optimal number of factors
eigen(cor(data_factor))$values
plot(eigen(cor(data_factor))$values) # 2 tane factor yap diyor, ilk eigenvalue: 4,95, ikinci: 2,206
fa<-fa(data_factor,method=mle,scores='tenBerge',
       nfactors=2, rotate ="varimax")
fa # knowledgelari ayr?? factorledi, importancelari ayri factorledi, mantikli.

###      IntentToBuy'a gore :
# Cok onem verenler + bilenler almaya daha mi meyilli?
scores<-aggregate(fa$scores, by=list(bluetooth$IntentToBuy),mean, na.rm=TRUE)
scores

# scores: IntentToBuy = 0 icin -0.137 ve -0.519 , IntentToBuy = 1 icin 0.274 ve 0.103, 
# cok onem verenler + bilenler almaya daha meyilli.


###       Relative Importance'a gore : 
# Cok onem verenler + bilenler neye onem veriyor?

scores<-aggregate(fa$scores, by=list(bluetooth$RelImp),mean, na.rm=TRUE)
scores

# RelImp_battery : 1
# RelImp_weight : 2
# RelImp_price : 3
# RelImp_sound : 4

# burda en buyuk deger buyukten kucuge : sound , battery , price , weight
# yani en cok onem verenler + bilenler, relative importance larini ustteki siraya gore belirlemisler.

############################################################################################


###########
